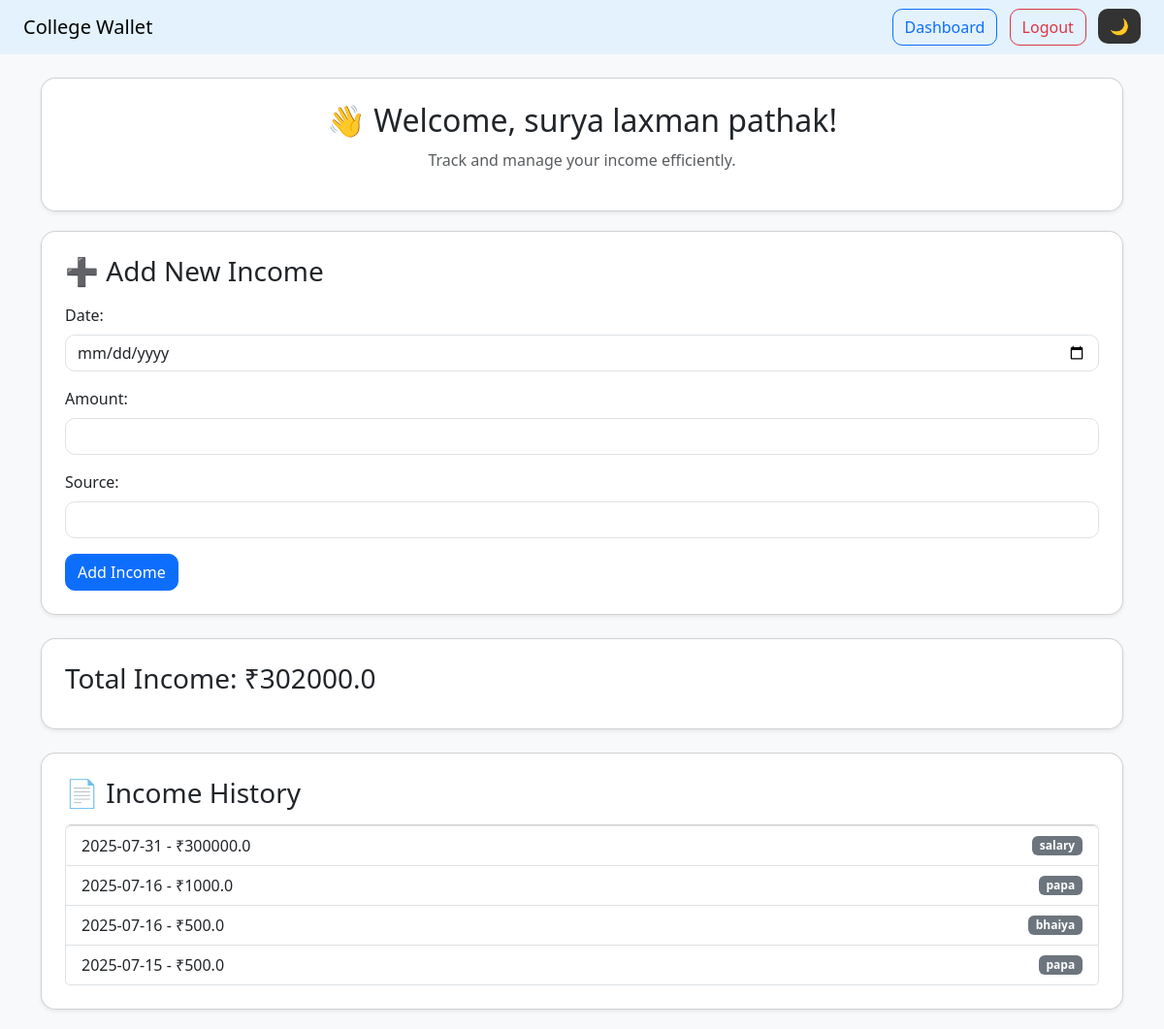
Screenshot of /income (signed in) with the database file from the repository.
### models.py (models this page shows)
class User(db.Model):
    id = db.Column(db.Integer, primary_key=True)
    username = db.Column(db.String(100), unique=True, nullable=False)
    password = db.Column(db.String(100), nullable=False)

class Income(db.Model):
    id = db.Column(db.Integer, primary_key=True)
    user_id = db.Column(db.Integer, db.ForeignKey('user.id'))
    date = db.Column(db.Date, nullable=False)
    amount = db.Column(db.Float, nullable=False)
    source = db.Column(db.String(100))  # Example: Pocket Money, Part-time Job

### app.py (the view, shortened to what this page needs)
@app.route('/income', methods=['GET', 'POST'])
def income():
    if 'username' not in session:
        flash('Please login first.', 'warning')
        return redirect(url_for('login'))
    user = User.query.filter_by(username=session['username']).first()
    incomes = Income.query.filter_by(user_id=user.id).order_by(Income.date.desc()).all()
    total_income = sum(i.amount for i in incomes)
    return render_template('income.html', incomes=incomes, total_income=total_income)

### app.py (called while the page is built)
@app.context_processor
def inject_now():
    return {'now': datetime.now()}

### templates/income.html (shortened to what this page needs)
<!DOCTYPE html>
<html lang="en">
<head>
    <link href="https://cdn.jsdelivr.net/npm/bootstrap@5.3.3/dist/css/bootstrap.min.css" rel="stylesheet">
</head>
<body>
    <nav class="navbar navbar-expand-lg navbar-light px-4">
        <a class="navbar-brand" href="#">College Wallet</a>
        <div class="ms-auto">
            <a class="btn btn-outline-primary me-2" href="{{ url_for('dashboard') }}">Dashboard</a>
            <a class="btn btn-outline-danger me-2" href="{{ url_for('logout') }}">Logout</a>
            <button class="toggle-btn" onclick="toggleDarkMode()">🌙</button>
        </div>
    </nav>
    <div class="container mt-4">
        <div class="card p-4 text-center shadow-sm">
            <h2>👋 Welcome, {{ session.username }}!</h2>
            <p class="text-muted">Track and manage your income efficiently.</p>
        </div>
        <div class="card p-4 shadow-sm">
            <h3 class="mb-3">➕ Add New Income</h3>
            <form method="POST">
                <div class="mb-3">
                    <label class="form-label">Date:</label>
                    <input type="date" class="form-control" name="date" required>
                </div>
                <div class="mb-3">
                    <label class="form-label">Amount:</label>
                    <input type="number" step="0.01" class="form-control" name="amount" required>
                </div>
                <div class="mb-3">
                    <label class="form-label">Source:</label>
                    <input type="text" class="form-control" name="source" required>
                </div>
                <button type="submit" class="btn btn-primary">Add Income</button>
            </form>
        </div>
        <div class="card p-4 mt-4 shadow-sm">
            <h3>Total Income: ₹{{ total_income }}</h3>
        </div>
        <div class="card p-4 mt-4 shadow-sm">
            <h3 class="mb-3">📄 Income History</h3>
            {% if incomes %}
            <ul class="list-group">
                {% for income in incomes %}
                    <li class="list-group-item d-flex justify-content-between align-items-center">
                        {{ income.date }} - ₹{{ income.amount }}
                        <span class="badge bg-secondary">{{ income.source }}</span>
                    </li>
                {% endfor %}
            </ul>
            {% else %}
                <p class="text-muted">No income records yet.</p>
            {% endif %}
        </div>
    </div>
</body>
</html>

### templates/income.html (style rules this page uses)
body { background-color: #f8f9fa; color: #333; transition: all 0.3s ease; }
.card { border-radius: 15px; margin-bottom: 20px; }
.card h3, .card h2 { margin-bottom: 10px; }
.form-control, .btn { border-radius: 10px; }
.navbar-light { background-color: #e3f2fd; }
.toggle-btn { cursor: pointer; border: none; background: #333; color: white; border-radius: 10px; padding: 6px 12px; }

### rows the page displays
User: username "surya laxman pathak"
Income: date "2025-07-31", amount "300000.0", source "salary"
Income: date "2025-07-16", amount "1000.0", source "papa"
Income: date "2025-07-16", amount "500.0", source "bhaiya"
Income: date "2025-07-15", amount "500.0", source "papa"

### other values shown
{{ total_income }} "302000.0"
